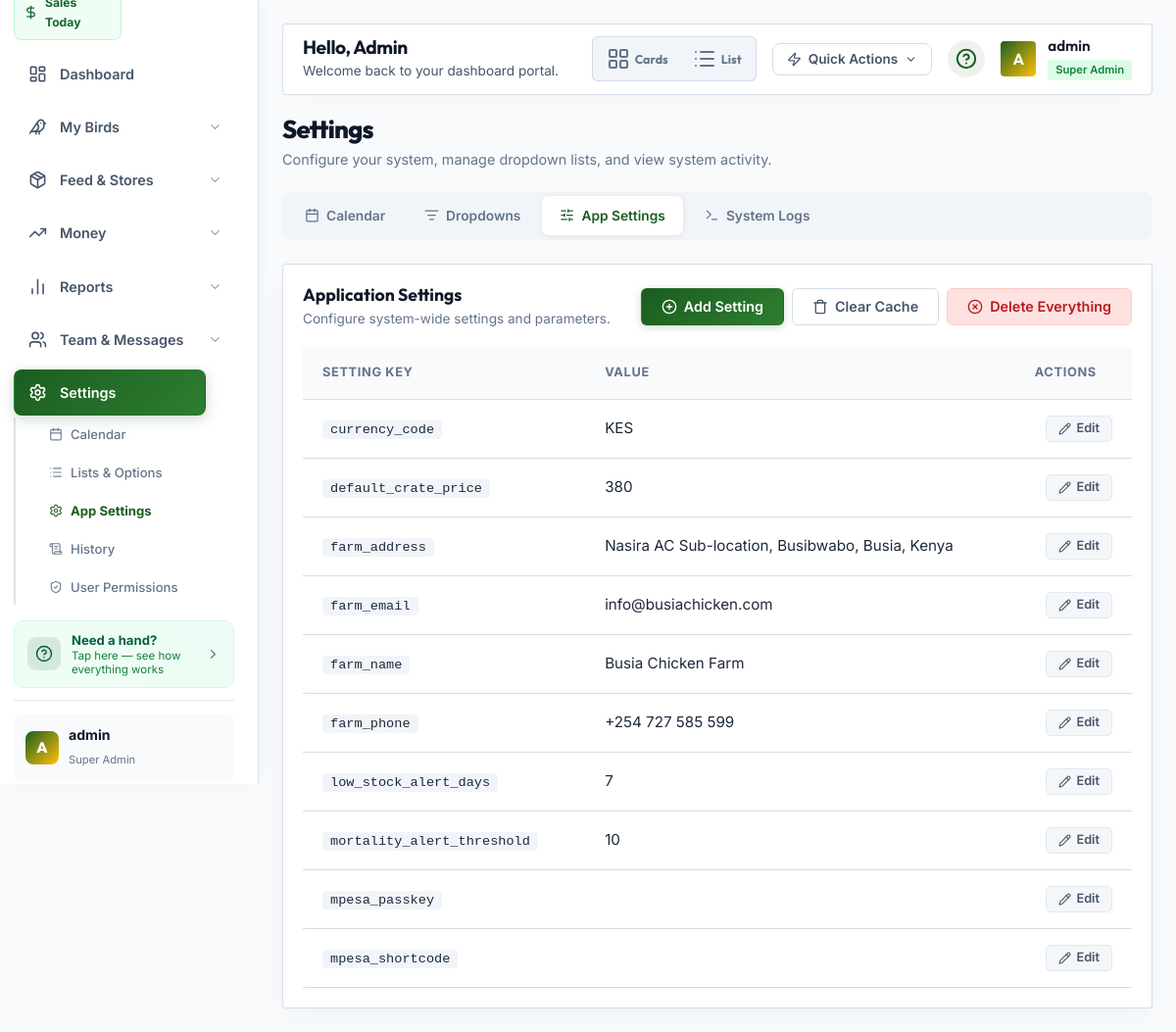
The page /Frontend/admin/hub_settings.php?tab=settings (signed in) on the database its author committed.
### tables this page shows
CREATE TABLE IF NOT EXISTS settings (
    id INT AUTO_INCREMENT PRIMARY KEY,
    setting_key VARCHAR(100) NOT NULL UNIQUE,
    setting_value TEXT,
    setting_group VARCHAR(50) DEFAULT 'general',
    description VARCHAR(255),
    updated_at TIMESTAMP DEFAULT CURRENT_TIMESTAMP ON UPDATE CURRENT_TIMESTAMP
);

### Frontend/admin/hub_settings.php (the view, shortened to what this page needs)
<?php
include __DIR__ . '/includes/admin_header.php';
$tab = $_GET['tab'] ?? 'calendar';
$pdo = getDB();
$settingsList = $logsList = $tasksDue = [];
if ($pdo) {
    try {
        if ($tab === 'settings') {
            $settingsList = $pdo->query('SELECT * FROM settings ORDER BY setting_key ASC')->fetchAll(PDO::FETCH_ASSOC);
        }
    } catch (Exception $e) {  }
}
$tabs = [
    'calendar'  => ['icon' => 'calendar',         'label' => 'Calendar'],
    'dropdowns' => ['icon' => 'list-filter',       'label' => 'Dropdowns'],
    'settings'  => ['icon' => 'sliders-horizontal','label' => 'App Settings'],
    'logs'      => ['icon' => 'terminal',          'label' => 'System Logs'],
];
?>
<div style="display:flex;justify-content:space-between;align-items:center;margin-bottom:20px;flex-wrap:wrap;gap:12px;">
    <div>
        <h1 style="margin:0;font-family:'Outfit',sans-serif;font-size:1.6rem;color:var(--admin-text-heading);font-weight:800;">Settings</h1>
        <p style="margin:4px 0 0;color:#64748b;font-size:0.9rem;">Configure your system, manage dropdown lists, and view system activity.</p>
    </div>
</div>
<div style="display:flex;gap:4px;background:#f1f5f9;padding:5px;border-radius:10px;margin-bottom:24px;overflow-x:auto;scrollbar-width:none;">
<?php foreach ($tabs as $key => $info): ?>
    <a href="?tab=<?php echo $key; ?>"
       style="display:flex;align-items:center;gap:7px;padding:9px 18px;border-radius:7px;text-decoration:none;white-space:nowrap;font-weight:600;font-size:0.86rem;transition:all 0.2s;
              <?php echo $tab === $key ? 'background:#fff;color:var(--admin-primary);box-shadow:0 1px 6px rgba(15,23,42,0.08);' : 'color:#64748b;'; ?>">
        <i data-lucide="<?php echo $info['icon']; ?>" style="width:15px;height:15px;"></i>
        <?php echo $info['label']; ?>
    </a>
<?php endforeach; ?>
</div>
<?php if ($tab === 'calendar'): ?>
<div style="display:grid;grid-template-columns:1fr 380px;gap:20px;align-items:start;">
    <div class="admin-card">
        <h3 style="margin:0 0 18px;font-family:'Outfit',sans-serif;font-size:1.1rem;">Farm Calendar</h3>
        <div id="cal-header" style="display:flex;justify-content:space-between;align-items:center;margin-bottom:16px;">
            <button class="btn btn-outline btn-sm" onclick="changeMonth(-1)"><i data-lucide="chevron-left" style="width:14px;height:14px;"></i></button>
            <strong id="cal-month-label" style="font-family:'Outfit',sans-serif;font-size:1rem;"></strong>
            <button class="btn btn-outline btn-sm" onclick="changeMonth(1)"><i data-lucide="chevron-right" style="width:14px;height:14px;"></i></button>
        </div>
        <div id="cal-grid" style="display:grid;grid-template-columns:repeat(7,1fr);gap:4px;"></div>
    </div>
    <div class="admin-card">
        <h3 style="margin:0 0 16px;font-family:'Outfit',sans-serif;font-size:1.1rem;">Upcoming Tasks</h3>
        <?php if (empty($tasksDue)): ?>
            <p style="text-align:center;color:#94a3b8;padding:20px;">No pending tasks with due dates.</p>
        <?php else: ?>
        <div style="display:flex;flex-direction:column;gap:10px;">
            <?php foreach ($tasksDue as $t): ?>
            <div style="padding:12px 14px;border-radius:8px;border:1px solid var(--admin-border);background:#fafafa;">
                <div style="display:flex;justify-content:space-between;align-items:flex-start;gap:8px;">
                    <strong style="font-size:0.9rem;color:var(--admin-text-heading);"><?php echo htmlspecialchars($t['title'], ENT_QUOTES, 'UTF-8'); ?></strong>
                    <span class="badge-pill <?php echo ['Pending'=>'badge-pill-warning','In Progress'=>'badge-pill-warning'][$t['status']] ?? 'badge-pill-warning'; ?>" style="white-space:nowrap;font-size:0.7rem;"><?php echo htmlspecialchars($t['status'], ENT_QUOTES, 'UTF-8'); ?></span>
                </div>
                <div style="margin-top:6px;display:flex;gap:14px;font-size:0.8rem;color:#64748b;">
                    <span><i data-lucide="calendar" style="width:12px;height:12px;display:inline;vertical-align:middle;"></i> <?php echo htmlspecialchars($t['due_date'], ENT_QUOTES, 'UTF-8'); ?></span>
                    <?php if (trim($t['assigned_name'])): ?>
                    <span><i data-lucide="user" style="width:12px;height:12px;display:inline;vertical-align:middle;"></i> <?php echo htmlspecialchars(trim($t['assigned_name']), ENT_QUOTES, 'UTF-8'); ?></span>
                    <?php endif; ?>
                </div>
            </div>
            <?php endforeach; ?>
        </div>
        <?php endif; ?>
        <div style="margin-top:16px;padding-top:14px;border-top:1px solid var(--admin-border);">
            <a href="/Frontend/admin/hub_people.php?tab=tasks" class="btn btn-outline" style="width:100%;justify-content:center;">
                <i data-lucide="plus-circle" style="width:15px;height:15px;"></i> Manage All Tasks
            </a>
        </div>
    </div>
</div>
<?php elseif ($tab === 'dropdowns'): ?>
<?php include __DIR__ . '/dropdowns.php'; ?>
<?php elseif ($tab === 'settings'): ?>
<div class="admin-card">
    <div style="display:flex;justify-content:space-between;align-items:center;margin-bottom:18px;">
        <div>
            <h3 style="margin:0;font-family:'Outfit',sans-serif;font-size:1.1rem;">Application Settings</h3>
            <p style="margin:4px 0 0;font-size:0.85rem;color:#64748b;">Configure system-wide settings and parameters.</p>
        </div>
        <div style="display:flex;gap:8px;align-items:center;">
            <button class="btn btn-primary" onclick="openSettingModal()">
                <i data-lucide="plus-circle" style="width:16px;height:16px;"></i> Add Setting
            </button>
            <button class="btn btn-outline" onclick="clearCache()" id="clear-cache-btn">
                <i data-lucide="trash" style="width:16px;height:16px;"></i> Clear Cache
            </button>
            <button class="btn btn-danger" onclick="initiateDeleteEverything()" id="delete-everything-btn">
                <i data-lucide="x-circle" style="width:16px;height:16px;"></i> Delete Everything
            </button>
        </div>
    </div>
    <div class="table-responsive">
        <table class="admin-table">
            <thead><tr><th>Setting Key</th><th>Value</th><th>Actions</th></tr></thead>
            <tbody>
            <?php if (empty($settingsList)): ?>
                <tr><td colspan="3" style="text-align:center;padding:28px;color:#94a3b8;">No settings configured yet.</td></tr>
            <?php else: foreach ($settingsList as $setting): ?>
                <tr>
                    <td><code style="background:#f1f5f9;padding:2px 8px;border-radius:4px;font-size:0.85rem;"><?php echo htmlspecialchars($setting['setting_key'], ENT_QUOTES, 'UTF-8'); ?></code></td>
                    <td><?php echo htmlspecialchars($setting['setting_value'] ?? '', ENT_QUOTES, 'UTF-8'); ?></td>
                    <td>
                        <div class="tbl-actions">
                            <button class="btn btn-trans btn-sm" onclick='openSettingModal(<?php echo htmlspecialchars(json_encode($setting), ENT_QUOTES, "UTF-8"); ?>)'>
                                <i data-lucide="pencil" style="width:13px;height:13px;"></i> Edit
                            </button>
                        </div>
                    </td>
                </tr>
            <?php endforeach; endif; ?>
            </tbody>
        </table>
    </div>
</div>
<?php endif; ?>
<?php include __DIR__ . '/includes/admin_footer.php'; ?>

### Frontend/assets/css/style.css (style rules this page uses)
:root { --primary: #1B5E20; --primary-light: #2E7D32; --accent: #FFC107; --accent-light: #FFD54F; --dark: #111827; --gray-800: #1F2937; --gray-600: #4B5563; --gray-400: #9CA3AF; --gray-200: #E5E7EB; --gray-100: #F3F4F6; --gray-50: #F9FAFB; --white: #FFFFFF; --space-xs: 0.25rem; --space-sm: 0.5rem; --space-md: 1rem; --space-lg: 1.5rem; --space-xl: 2rem; --space-2xl: 3rem; --space-3xl: 5rem; --space-4xl: 8rem; --radius-sm: 2px; --radius-md: 4px; --radius-lg: 8px; --radius-pill: 9999px; --shadow-sm: 0 1px 2px 0 rgba(0, 0, 0, 0.05); --shadow-md: 0 4px 6px -1px rgba(0, 0, 0, 0.05), 0 2px 4px -1px rgba(0, 0, 0, 0.03); --shadow-lg: 0 10px 15px -3px rgba(0, 0, 0, 0.05), 0 4px 6px -2px rgba(0, 0, 0, 0.025); --shadow-hover: 0 20px 25px -5px rgba(0, 0, 0, 0.05), 0 10px 10px -5px rgba(0, 0, 0, 0.02); --swiper-theme-color: var(--primary); --transition-fast: 0.15s ease; --transition-base: 0.3s ease; --transition-slow: 0.6s cubic-bezier(0.16, 1, 0.3, 1); }
* { margin: 0; padding: 0; box-sizing: border-box; }
html { scroll-behavior: smooth; font-size: 16px; }
body { font-family: 'Inter', -apple-system, BlinkMacSystemFont, 'Segoe UI', sans-serif; background-color: var(--white); color: var(--gray-800); line-height: 1.6; overflow-x: hidden; -webkit-font-smoothing: antialiased; padding-top: 64px; }
h1, h2, h3, h4, h5, h6 { font-family: 'Outfit', sans-serif; color: var(--dark); font-weight: 700; line-height: 1.2; }
h1 { font-size: clamp(3rem, 6vw, 4.5rem); letter-spacing: -0.03em; }
h3 { font-size: clamp(1.5rem, 3vw, 2rem); }
p { color: var(--gray-600); margin-bottom: var(--space-md); font-size: 1.125rem; }
a { color: var(--primary); text-decoration: none; transition: all var(--transition-fast); }
.btn { display: inline-flex; align-items: center; justify-content: center; gap: var(--space-sm); padding: 0.875rem 2rem; border-radius: var(--radius-sm); font-weight: 500; font-size: 1rem; cursor: pointer; transition: all var(--transition-base); border: 1px solid transparent; }
.btn-primary { background-color: var(--primary); color: var(--white); }
.btn-outline { background-color: transparent; border-color: var(--gray-200); color: var(--gray-800); }

### rows shown on the page
settings: setting_key "currency_code", setting_value "KES"
settings: setting_key "default_crate_price", setting_value "380"
settings: setting_key "farm_address", setting_value "Nasira AC Sub-location, Busibwabo, Busia, Kenya"
settings: setting_key "farm_email", setting_value "info@busiachicken.com"
settings: setting_key "farm_name", setting_value "Busia Chicken Farm"
settings: setting_key "farm_phone", setting_value "+254 727 585 599"
settings: setting_key "low_stock_alert_days", setting_value "7"
settings: setting_key "mortality_alert_threshold", setting_value "10"
settings: setting_key "mpesa_passkey"
settings: setting_key "mpesa_shortcode"

### other values the page prints
$label "Dashboard"
$label "My Birds Feed & Stores Money Reports Team & Messages Settings"
$subLabel "Calendar"
$subLabel "Lists & Options"
$subLabel "App Settings"
$subLabel "History"
$subLabel "User Permissions"
substr($_SESSION['first_name'] ?? $_SESSION['username'] ?? 'A', 0, 1) "A"
$_SESSION['username'] "admin"
str_replace('_', ' ', $_SESSION['role'] ?? '') "Super Admin"
$_SESSION['first_name'] "Admin"
$initial "A"
str_replace('_', ' ', $_SESSION['role'] ?? 'super_admin') "Super Admin"
$info['label'] "Calendar"
$info['label'] "Dropdowns"
